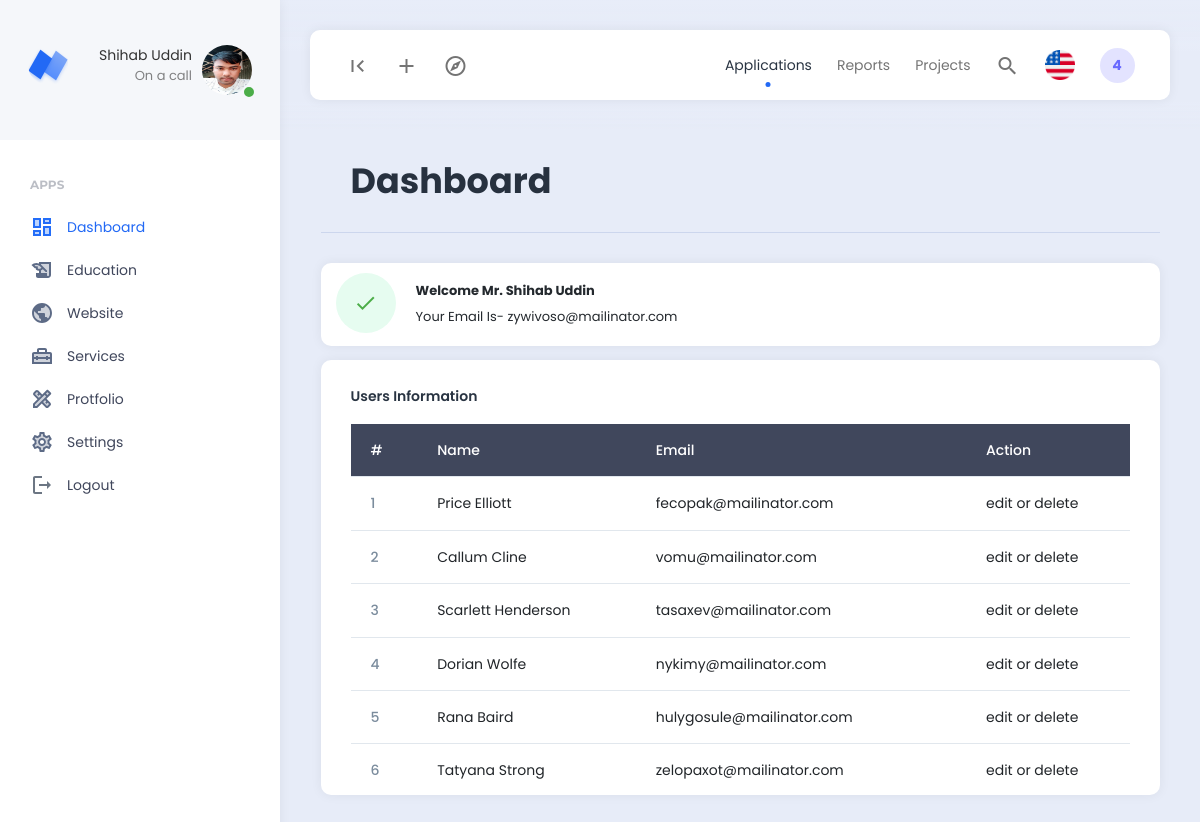
Page /backend/home/home.php (signed in) on the committed database.
### tables this page shows
CREATE TABLE `users` (
  `id` int NOT NULL,
  `name` varchar(200) NOT NULL,
  `email` varchar(200) NOT NULL,
  `image` varchar(200) NOT NULL DEFAULT 'default.jpg',
  `password` varchar(200) NOT NULL
);

### backend/home/home.php (the view, shortened to what this page needs)
<?php
include "../master/header.php";
$users_query= "SELECT * FROM users";
$users= mysqli_query($db_connect,$users_query);
$num = 1 ;
?>
<div class="row">
    <div class="col">
        <div class="page-description">
            <h1>Dashboard</h1>
        </div>
    </div>
</div>
<?php if(isset($_SESSION['temp_name'])) : ?>
<div class="row">
    <div class="col">
    <div class="alert alert-custom" role="alert">
    <div class="custom-alert-icon icon-success"><i class="material-icons-outlined">done</i></div>
    <div class="alert-content">
        <span class="alert-title">Welcome Mr. <?= $_SESSION['temp_name']?></span>
        <span class="alert-text">Your Email Is- <?= $_SESSION['author_email']?></span>
    </div>
</div>
</div>
</div>
<?php endif; unset($_SESSION['temp_name']);?>
<div class="row">
    <div class="col">
        <div class="card">
            <div class="card-header">
                Users Information
            </div>
            <div class="card-body" style= "overflow-y: scroll ; height: 27rem" >
            <div class="example-content">
                        <table class="table">
                            <thead class="table-dark">
                                <tr>
                                    <th scope="col">#</th>
                                    <th scope="col">Name</th>
                                    <th scope="col">Email</th>
                                    <th scope="col">Action</th>
                                </tr>
                            </thead>
                            <tbody>
                                <?php foreach($users as $user):
                                if($user["id"] == $_SESSION['author_id']){
                                    continue;
                                }
                                ?>
                                <tr>
                                    <th scope="row">
                                        <?= $num++?>
                                    </th>
                                    <td>
                                        <?= $user["name"]?>
                                    </td>
                                    <td>
                                    <?= $user["email"]?>
                                    </td>
                                    <td>
                                    edit or delete
                                    </td>
                                </tr>
                                <?php endforeach;?>
                            </tbody>
                        </table>
                    </div>
            </div>
        </div>
    </div>
</div>
<?php
include "../master/footer.php";
?>

### backend/master/header.php (shortened to what this page needs)
<?php
include "../../config/database.php";
$explode= explode("/", $_SERVER["PHP_SELF"]);
$link= end($explode);
$id= $_SESSION['author_id'];
$user_query= "SELECT * FROM users WHERE id='$id'";
$user_connect= mysqli_query($db_connect,$user_query);
$user= mysqli_fetch_assoc($user_connect);
?>
<!DOCTYPE html>
<html lang="en">
<head>
    <link href="../../public/dashboard/assets/plugins/bootstrap/css/bootstrap.min.css" rel="stylesheet">
    <link href="../../public/dashboard/assets/plugins/perfectscroll/perfect-scrollbar.css" rel="stylesheet">
    <link href="../../public/dashboard/assets/plugins/pace/pace.css" rel="stylesheet">
    <link rel="stylesheet" href="https://cdnjs.cloudflare.com/ajax/libs/font-awesome/4.7.0/css/font-awesome.css" />
    <link href="../../public/dashboard/assets/css/main.min.css" rel="stylesheet">
    <link href="../../public/dashboard/assets/css/custom.css" rel="stylesheet">
</head>
<body>
    <div class="app align-content-stretch d-flex flex-wrap">
        <div class="app-sidebar">
            <div class="logo">
                <a href="index.html" class="logo-icon"><span class="logo-text">Neptune</span></a>
                <div class="sidebar-user-switcher user-activity-online">
                    <a href="#">
                            <?php if($user['image'] == 'default.jpg') : ?>
                           <img style=" height: 50px; width: 50px; border-radius: 50%;" src="../../public/uploads/default/<?= $user['image']?>">
                            <?php else : ?>
                           <img style=" height: 50px; width: 50px; border-radius: 50%;" src="../../public/uploads/profile/<?= $user['image']?>">
                           <?php endif ; ?>
                        <span class="activity-indicator"></span>
                        <span class="user-info-text"> <?= $_SESSION['author_name'] ?> <br><span class="user-state-info">On a call</span></span>
                    </a>
                </div>
            </div>
            <div class="app-menu">
                <ul class="accordion-menu">
                    <li class="sidebar-title">
                        Apps
                    </li>
                    <li class="<?= $link=='home.php' ? 'active-page' : '' ?>">
                        <a href="../home/home.php" class="active"><i class="material-icons-two-tone">dashboard</i>Dashboard</a>
                    </li>
                    <li class="<?= $link=='skills.php' ? 'active-page' : '' ?>">
                        <a href="../skill/skills.php" class="active"><i class="material-icons-two-tone">history_edu</i>Education</a>
                    </li>
                    <li class="<?= $link=='index.php' ? 'active-page' : '' ?>">
                        <a href="../../index.php" class="active"><i class="material-icons-two-tone">public</i>Website</a>
                    </li>
                    <li class="<?= $link=='services.php' ? 'active-page' : '' ?>">
                        <a href="../service/services.php"><i class="material-icons-two-tone">home_repair_service</i>Services</a>
                    </li>
                    <li class="<?= $link=='protfolios.php' ? 'active-page' : '' ?>">
                        <a href="../protfolio/protfolios.php" class="active"><i class="material-icons-two-tone">design_services</i>Protfolio</a>
                    </li>
                    <li class="<?= $link=='profile.php' ? 'active-page' : '' ?>">
                        <a href="../profile/profile.php"><i class="material-icons-two-tone">settings</i>Settings</a>
                    </li>
                    <li class="<?= $link=='logout.php' ? 'active-page' : '' ?>">
                        <a href="../logout/logout.php" class="active"><i class="material-icons-two-tone">logout</i>Logout</a>
                    </li>
                </ul>
            </div>
        </div>
        <div class="app-container">
            <div class="app-header">
                <nav class="navbar navbar-light navbar-expand-lg">
                    <div class="container-fluid">
                        <div class="navbar-nav" id="navbarNav">
                            <ul class="navbar-nav">
                                <li class="nav-item">
                                    <a class="nav-link hide-sidebar-toggle-button" href="#"><i class="material-icons">first_page</i></a>
                                </li>
                                <li class="nav-item dropdown hidden-on-mobile">
                                    <a class="nav-link dropdown-toggle" href="#" id="addDropdownLink" role="button" data-bs-toggle="dropdown" aria-expanded="false">
                                        <i class="material-icons">add</i>
                                    </a>
                                </li>
                                <li class="nav-item dropdown hidden-on-mobile">
                                    <a class="nav-link dropdown-toggle" href="#" id="exploreDropdownLink" role="button" data-bs-toggle="dropdown" aria-expanded="false">
                                        <i class="material-icons-outlined">explore</i>
                                    </a>
                                </li>
                            </ul>
                        </div>
                        <div class="d-flex">
                            <ul class="navbar-nav">
                                <li class="nav-item hidden-on-mobile">
                                    <a class="nav-link active" href="#">Applications</a>
                                </li>
                                <li class="nav-item hidden-on-mobile">
                                    <a class="nav-link" href="#">Reports</a>
                                </li>
                                <li class="nav-item hidden-on-mobile">
                                    <a class="nav-link" href="#">Projects</a>
                                </li>
                                <li class="nav-item">
                                    <a class="nav-link toggle-search" href="#"><i class="material-icons">search</i></a>
                                </li>
                                <li class="nav-item hidden-on-mobile">
                                    <a class="nav-link language-dropdown-toggle" href="#" id="languageDropDown" data-bs-toggle="dropdown"><img src="../../public/dashboard/assets/images/flags/us.png" alt=""></a>
                                </li>
                                <li class="nav-item hidden-on-mobile">
                                    <a class="nav-link nav-notifications-toggle" id="notificationsDropDown" href="#" data-bs-toggle="dropdown">4</a>
                                </li>
                            </ul>
                        </div>
                    </div>
                </nav>
            </div>
            <div class="app-content">
                <div class="content-wrapper">
                    <div class="container">

### backend/master/footer.php (shortened to what this page needs)
                        </div>
                </div>
            </div>
        </div>
    </div>
</body>
</html>

### rows in the picture
users: image (placeholder picture)
users: name "Price Elliott", email "fecopak@mailinator.com"
users: name "Callum Cline", email "vomu@mailinator.com"
users: name "Scarlett Henderson", email "tasaxev@mailinator.com"
users: name "Dorian Wolfe", email "nykimy@mailinator.com"
users: name "Rana Baird", email "hulygosule@mailinator.com"
users: name "Tatyana Strong", email "zelopaxot@mailinator.com"

### other values in the picture
$_SESSION['author_name'] "Shihab Uddin"
$_SESSION['temp_name'] "Shihab Uddin"
$_SESSION['author_email'] "zywivoso@mailinator.com"
